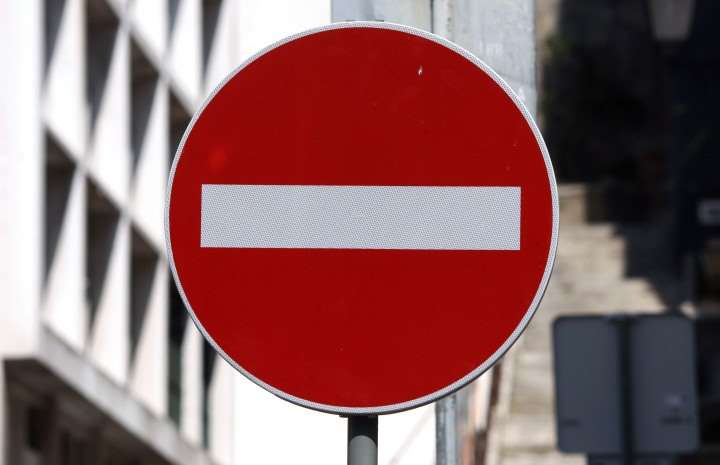
#> input picture image.jpeg, 720 x 465 px
$ python -i detection.py   (imports and definitions only)
#> lines starting #> are read from the running program, lines starting #| are printed output that depends on the picture
#> further down, picture is the input picture: shape (465, 720, 3); mean B, G, R 100.3, 98.7, 139.2
import cv2 as cv
import numpy as np
import math
import util
import Shape

class ColorRange:
    def __init__(self, lower, upper):
        self.lower = np.array(lower)
        self.upper = np.array(upper)

class HoughCircles:
    def __init__(self, img):
        self.img = img

    def getCircles(self):
        hsv = cv.cvtColor(self.img, cv.COLOR_BGR2HSV)
#> hsv: shape (465, 720, 3); mean H, S, V 61.3, 92.9, 142.6
        _, _, v = cv.split(hsv)
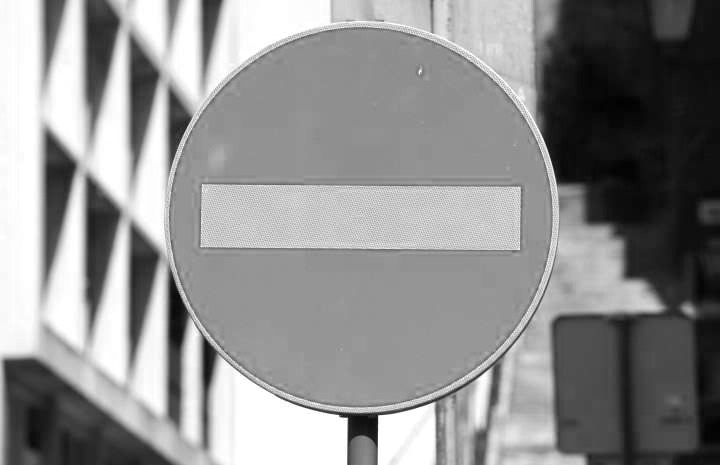
#> v: shape (465, 720); min 1, max 255, mean 142.6
        circles = getCircleCountours(v)
#> in getCircleCountours, `circles = cv.HoughCircles( gray, cv.HOUGH_GRADIENT, 1, 120, param1=100..`: circles = [[362.5, 221.5, 194.3], [305.5, 370.5, 185.7], [356.5, 70.5, 177.8], [260.5, 156.5, 95.9], [478.5, 267.5, 71.1], [519.5, 415.5, 65.5], [475.5, 129.5, 54.7]]

        if circles is not None:
            circles = np.round(circles[0, :]).astype("int")
#> circles = [[362, 222, 194], [306, 370, 186], [356, 70, 178], [260, 156, 96], [478, 268, 71], [520, 416, 66], [476, 130, 55]]

        return circles

class ColorDetection:
    def __init__(self, img):
        self.img = img

    def getColor(self):
        pass


class ShapeDetection:

    def __init__(self, color_name, arr_colors):
        self.color = color_name
        self.arr_colors = arr_colors


    # [36 lines left out: functions segment_color, getShape, outputResult, not called in this run]


    def outputEdges(self, shape_arr, img):
        for shape in shape_arr:
            cv.drawContours(img, [shape.cnt], -1, (255, 255, 255), 1)


# [18 lines left out: function preprocessing_mask, not called in this run]


def getContours(edges):
    contours, _ = cv.findContours(edges, cv.RETR_EXTERNAL, cv.CHAIN_APPROX_SIMPLE)
    return contours


# [13 lines left out: function preprocessing_contours, not called in this run]


def getCircleCountours(gray):
    circles = cv.HoughCircles(
        gray, cv.HOUGH_GRADIENT, 1, 120, param1=100, param2=50, minRadius=0, maxRadius=0)
    return circles


>>> import cv2
>>> picture = cv2.imread('../image.jpeg')
>>> result = HoughCircles(picture).getCircles()
#> result has the same summary as circles in getCircles
